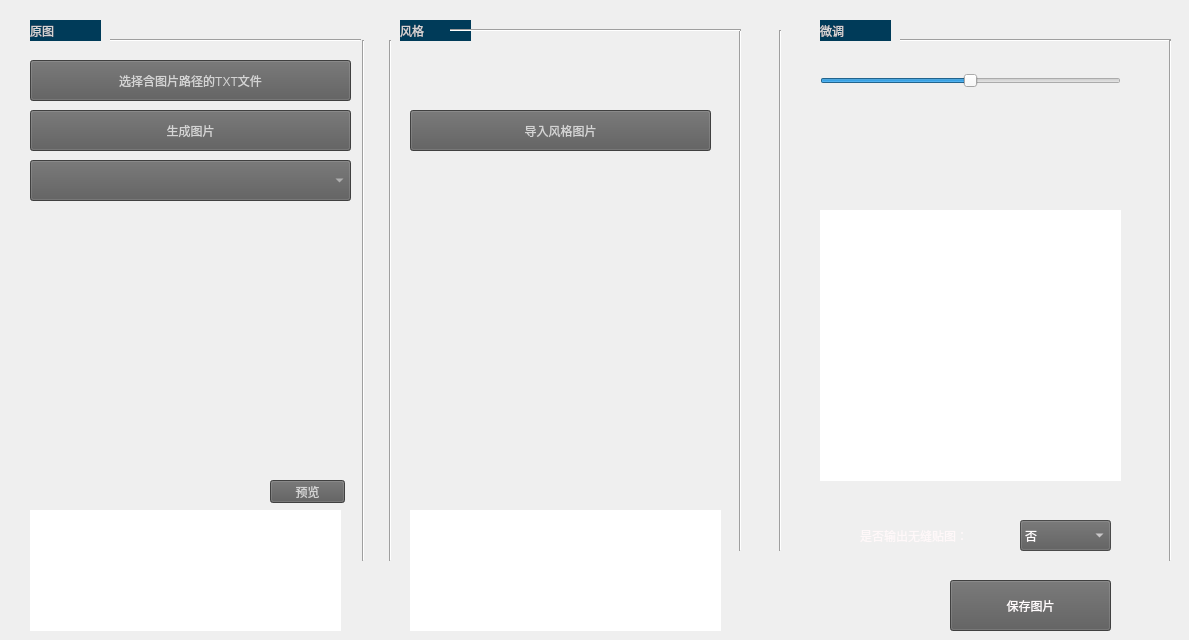
    <widget class="QWidget" name="txt">
     <property name="enabled">
      <bool>true</bool>
     </property>
     <attribute name="title">
      <string notr="true">TXT路径导入</string>
     </attribute>
     <widget class="QLabel" name="is_seamless_ornot_text2">
      <property name="geometry">
       <rect>
        <x>860</x>
        <y>520</y>
        <width>131</width>
        <height>31</height>
       </rect>
      </property>
      <property name="styleSheet">
       <string notr="true">color: rgb(255, 248, 249);
font: 12pt &quot;Arial&quot;;</string>
      </property>
      <property name="text">
       <string>是否输出无缝贴图：</string>
      </property>
     </widget>
     <widget class="QPushButton" name="savePic_button2">
      <property name="geometry">
       <rect>
        <x>950</x>
        <y>580</y>
        <width>161</width>
        <height>51</height>
       </rect>
      </property>
      <property name="styleSheet">
       <string notr="true">background-color: rgb(90, 90, 90);
color: rgb(255, 251, 252);</string>
      </property>
      <property name="text">
       <string>保存图片</string>
      </property>
     </widget>
     <widget class="QLabel" name="pic_style_text2">
      <property name="geometry">
       <rect>
        <x>400</x>
        <y>20</y>
        <width>71</width>
        <height>21</height>
       </rect>
      </property>
      <property name="styleSheet">
       <string notr="true">background-color: rgb(0, 59, 89);
font: 14pt &quot;Arial&quot;;

color: rgb(212, 212, 212);</string>
      </property>
      <property name="text">
       <string>风格</string>
      </property>
     </widget>
     <widget class="Line" name="line_19">
      <property name="geometry">
       <rect>
        <x>380</x>
        <y>40</y>
        <width>20</width>
        <height>521</height>
       </rect>
      </property>
      <property name="orientation">
       <enum>Qt::Vertical</enum>
      </property>
     </widget>
     <widget class="QLabel" name="pic_before_label2">
      <property name="geometry">
       <rect>
        <x>40</x>
        <y>220</y>
        <width>301</width>
        <height>251</height>
       </rect>
      </property>
      <property name="styleSheet">
       <string notr="true">color: rgb(203, 203, 203);</string>
      </property>
      <property name="text">
       <string/>
      </property>
     </widget>
     <widget class="QLabel" name="pic_after_text2">
      <property name="geometry">
       <rect>
        <x>820</x>
        <y>20</y>
        <width>71</width>
        <height>21</height>
       </rect>
      </property>
      <property name="styleSheet">
       <string notr="true">background-color: rgb(0, 59, 89);
font: 14pt &quot;Arial&quot;;

color: rgb(212, 212, 212);</string>
      </property>
      <property name="text">
       <string>微调</string>
      </property>
     </widget>
     <widget class="Line" name="line_20">
      <property name="geometry">
       <rect>
        <x>353</x>
        <y>40</y>
        <width>20</width>
        <height>521</height>
       </rect>
      </property>
      <property name="orientation">
       <enum>Qt::Vertical</enum>
      </property>
     </widget>
     <widget class="QPushButton" name="choose_pic_txt_button2">
      <property name="enabled">
       <bool>true</bool>
      </property>
      <property name="geometry">
       <rect>
        <x>30</x>
        <y>60</y>
        <width>321</width>
        <height>41</height>
       </rect>
      </property>
      <property name="styleSheet">
       <string notr="true">background-color: rgb(90, 90, 90);
color: rgb(212, 212, 212);</string>
      </property>
      <property name="text">
       <string>选择含图片路径的TXT文件</string>
      </property>
     </widget>
     <widget class="Line" name="line_21">
      <property name="geometry">
       <rect>
        <x>770</x>
        <y>30</y>
        <width>20</width>
        <height>521</height>
       </rect>
      </property>
      <property name="orientation">
       <enum>Qt::Vertical</enum>
      </property>
     </widget>
     <widget class="Line" name="line_22">
      <property name="geometry">
       <rect>
        <x>730</x>
        <y>30</y>
        <width>20</width>
        <height>521</height>
       </rect>
      </property>
      <property name="orientation">
       <enum>Qt::Vertical</enum>
      </property>
     </widget>
     <widget class="QLabel" name="pic_before_text2">
      <property name="geometry">
       <rect>
        <x>30</x>
        <y>20</y>
        <width>71</width>
        <height>21</height>
       </rect>
      </property>
      <property name="styleSheet">
       <string notr="true">background-color: rgb(0, 59, 89);
font: 14pt &quot;Arial&quot;;

color: rgb(212, 212, 212);</string>
      </property>
      <property name="text">
       <string>原图</string>
      </property>
     </widget>
     <widget class="Line" name="line_23">
      <property name="geometry">
       <rect>
        <x>450</x>
        <y>20</y>
        <width>291</width>
        <height>21</height>
       </rect>
      </property>
      <property name="styleSheet">
       <string notr="true">color: rgb(255, 255, 255);
font: 12pt &quot;Arial&quot;;</string>
      </property>
      <property name="orientation">
       <enum>Qt::Horizontal</enum>
      </property>
     </widget>
     <widget class="Line" name="line_24">
      <property name="geometry">
       <rect>
        <x>110</x>
        <y>30</y>
        <width>251</width>
        <height>21</height>
       </rect>
      </property>
      <property name="styleSheet">
       <string notr="true">color: rgb(255, 255, 255);
font: 12pt &quot;Arial&quot;;</string>
      </property>
      <property name="orientation">
       <enum>Qt::Horizontal</enum>
      </property>
     </widget>
     <widget class="QComboBox" name="is_seamless_ornot_comboBox2">
      <property name="enabled">
       <bool>false</bool>
      </property>
      <property name="geometry">
       <rect>
        <x>1020</x>
        <y>520</y>
        <width>91</width>
        <height>31</height>
       </rect>
      </property>
      <property name="styleSheet">
       <string notr="true">background-color: rgb(90, 90, 90);
color: rgb(255, 252, 253);</string>
      </property>
      <item>
       <property name="text">
        <string>否</string>
       </property>
      </item>
      <item>
       <property name="text">
        <string>是</string>
       </property>
      </item>
     </widget>
     <widget class="QLabel" name="pic_style_label2">
      <property name="geometry">
       <rect>
        <x>400</x>
        <y>220</y>
        <width>301</width>
        <height>251</height>
       </rect>
      </property>
      <property name="toolTip">
       <string/>
      </property>
      <property name="toolTipDuration">
       <number>1</number>
      </property>
      <property name="styleSheet">
       <string notr="true">color: rgb(203, 203, 203);</string>
      </property>
      <property name="text">
       <string/>
      </property>
     </widget>
     <widget class="Line" name="line_31">
      <property name="geometry">
       <rect>
        <x>900</x>
        <y>30</y>
        <width>271</width>
        <height>21</height>
       </rect>
      </property>
      <property name="styleSheet">
       <string notr="true">color: rgb(255, 255, 255);
font: 12pt &quot;Arial&quot;;</string>
      </property>
      <property name="orientation">
       <enum>Qt::Horizontal</enum>
      </property>
     </widget>
     <widget class="Line" name="line_32">
      <property name="geometry">
       <rect>
        <x>1160</x>
        <y>40</y>
        <width>20</width>
        <height>521</height>
       </rect>
      </property>
      <property name="orientation">
       <enum>Qt::Vertical</enum>
      </property>
     </widget>
     <widget class="QListWidget" name="pic_before_listWidget2">
      <property name="geometry">
       <rect>
        <x>30</x>
        <y>510</y>
        <width>311</width>
        <height>121</height>
       </rect>
      </property>
      <property name="styleSheet">
       <string notr="true"/>
      </property>
      <property name="frameShape">
       <enum>QFrame::NoFrame</enum>
      </property>
     </widget>
     <widget class="QListWidget" name="pic_style_listWidget2">
      <property name="geometry">
       <rect>
        <x>410</x>
        <y>510</y>
        <width>311</width>
        <height>121</height>
       </rect>
      </property>
      <property name="styleSheet">
       <string notr="true"/>
      </property>
      <property name="frameShape">
       <enum>QFrame::NoFrame</enum>
      </property>
     </widget>
     <widget class="QPushButton" name="choose_pic_style_button2">
      <property name="geometry">
       <rect>
        <x>410</x>
        <y>110</y>
        <width>301</width>
        <height>41</height>
       </rect>
      </property>
      <property name="styleSheet">
       <string notr="true">background-color: rgb(90, 90, 90);
color: rgb(212, 212, 212);</string>
      </property>
      <property name="text">
       <string>导入风格图片</string>
      </property>
     </widget>
     <widget class="QSlider" name="change_coe_horizontalSlider2">
      <property name="geometry">
       <rect>
        <x>820</x>
        <y>70</y>
        <width>301</width>
        <height>22</height>
       </rect>
      </property>
      <property name="styleSheet">
       <string notr="true">
color: rgb(212, 212, 212);</string>
      </property>
      <property name="maximum">
       <number>100</number>
      </property>
      <property name="singleStep">
       <number>1</number>
      </property>
      <property name="value">
       <number>50</number>
      </property>
      <property name="orientation">
       <enum>Qt::Horizontal</enum>
      </property>
     </widget>
     <widget class="QListWidget" name="pic_after_label2">
      <property name="geometry">
       <rect>
        <x>820</x>
        <y>210</y>
        <width>301</width>
        <height>271</height>
       </rect>
      </property>
      <property name="toolTip">
       <string/>
      </property>
      <property name="styleSheet">
       <string notr="true">border-color: rgb(0, 85, 127);</string>
      </property>
      <property name="frameShape">
       <enum>QFrame::NoFrame</enum>
      </property>
     </widget>
     <widget class="QPushButton" name="gen_jpg_tga_button2">
      <property name="geometry">
       <rect>
        <x>30</x>
        <y>110</y>
        <width>321</width>
        <height>41</height>
       </rect>
      </property>
      <property name="styleSheet">
       <string notr="true">background-color: rgb(90, 90, 90);
color: rgb(212, 212, 212);</string>
      </property>
      <property name="text">
       <string>生成图片</string>
      </property>
     </widget>
     <widget class="QComboBox" name="picpath_bef_comboBox">
      <property name="enabled">
       <bool>true</bool>
      </property>
      <property name="geometry">
       <rect>
        <x>30</x>
        <y>160</y>
        <width>321</width>
        <height>41</height>
       </rect>
      </property>
      <property name="styleSheet">
       <string notr="true">background-color: rgb(90, 90, 90);
color: rgb(212, 212, 212);</string>
      </property>
      <property name="modelColumn">
       <number>0</number>
      </property>
     </widget>
     <widget class="QPushButton" name="preview_content2">
      <property name="geometry">
       <rect>
        <x>270</x>
        <y>480</y>
        <width>75</width>
        <height>23</height>
       </rect>
      </property>
      <property name="styleSheet">
       <string notr="true">background-color: rgb(90, 90, 90);
color: rgb(212, 212, 212);</string>
      </property>
      <property name="text">
       <string>预览</string>
      </property>
     </widget>
    </widget>
